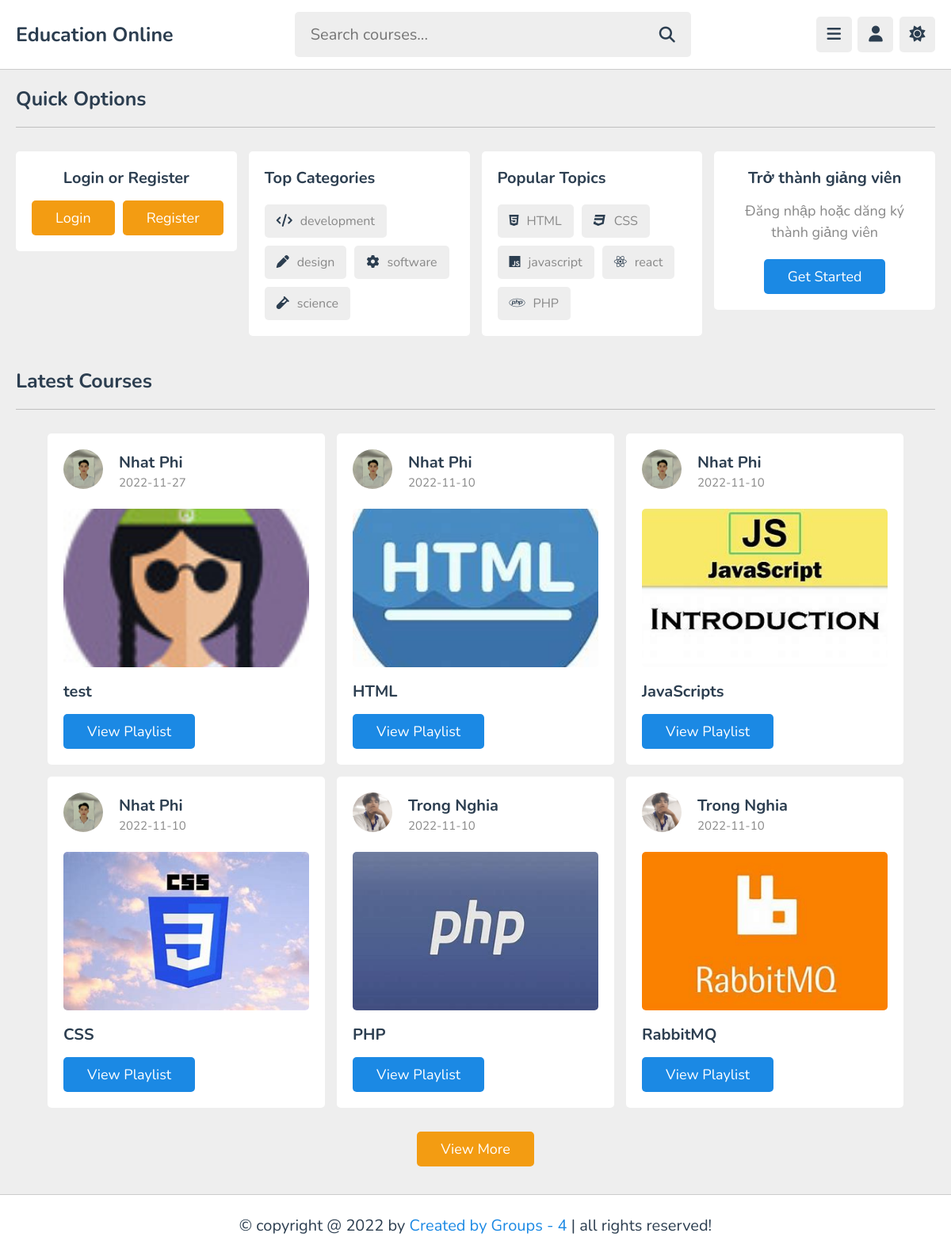
The app's page /home.php with its own data.
### tables this page shows
CREATE TABLE `playlist` (
  `id` varchar(20) NOT NULL,
  `tutor_id` varchar(20) NOT NULL,
  `title` varchar(100) NOT NULL,
  `description` varchar(1000) NOT NULL,
  `thumb` varchar(100) NOT NULL,
  `date` date NOT NULL DEFAULT current_timestamp(),
  `status` varchar(20) NOT NULL DEFAULT 'deactive'
);

CREATE TABLE `tutors` (
  `id` varchar(20) NOT NULL,
  `name` varchar(50) NOT NULL,
  `profession` varchar(50) NOT NULL,
  `email` varchar(50) NOT NULL,
  `password` varchar(50) NOT NULL,
  `image` varchar(100) NOT NULL
);

### home.php (the view, shortened to what this page needs)
<?php
include 'components/connect.php';
if(isset($_COOKIE['user_id'])){
   $user_id = $_COOKIE['user_id'];
}else{
   $user_id = '';
}
$select_likes = $conn->prepare("SELECT * FROM `likes` WHERE user_id = ?");
$select_likes->execute([$user_id]);
$total_likes = $select_likes->rowCount();
$select_comments = $conn->prepare("SELECT * FROM `comments` WHERE user_id = ?");
$select_comments->execute([$user_id]);
$total_comments = $select_comments->rowCount();
$select_bookmark = $conn->prepare("SELECT * FROM `bookmark` WHERE user_id = ?");
$select_bookmark->execute([$user_id]);
$total_bookmarked = $select_bookmark->rowCount();
?>
<!DOCTYPE html>
<html lang="en">
<head>
   <link rel="stylesheet" href="https://cdnjs.cloudflare.com/ajax/libs/font-awesome/6.2.0/css/all.min.css">
   <link rel="stylesheet" href="style.css">
</head>
<body>
<?php include 'components/user_header.php'; ?>
<section class="quick-select">
   <h1 class="heading">Quick Options</h1>
   <div class="box-container">
      <?php
         if($user_id != ''){
      ?>
      <div class="box">
         <h3 class="title">Likes and Comments</h3>
         <p>Total likes : <span><?= $total_likes; ?></span></p>
         <a href="likes.php" class="inline-btn">View likes</a>
         <p>Total comments : <span><?= $total_comments; ?></span></p>
         <a href="comments.php" class="inline-btn">View comments</a>
         <p>Saved playlist : <span><?= $total_bookmarked; ?></span></p>
         <a href="bookmark.php" class="inline-btn">View bookmark</a>
      </div>
      <?php
         }else{
      ?>
      <div class="box" style="text-align: center;">
         <h3 class="title">Login or Register</h3>
          <div class="flex-btn" style="padding-top: .5rem;">
            <a href="login.php" class="option-btn">Login</a>
            <a href="register.php" class="option-btn">Register</a>
         </div>
      </div>
      <?php
      }
      ?>
      <div class="box">
         <h3 class="title">Top Categories</h3>
         <div class="flex">
            <a href="search_course.php?"><i class="fas fa-code"></i><span>development</span></a>
            <a href="#"><i class="fas fa-pen"></i><span>design</span></a>
            <a href="#"><i class="fas fa-cog"></i><span>software</span></a>
            <a href="#"><i class="fas fa-vial"></i><span>science</span></a>
         </div>
      </div>
      <div class="box">
         <h3 class="title">Popular Topics</h3>
         <div class="flex">
            <a href="https://www.w3schools.com/html/default.asp"><i class="fab fa-html5"></i><span>HTML</span></a>
            <a href="https://www.w3schools.com/css/default.asp"><i class="fab fa-css3"></i><span>CSS</span></a>
            <a href="https://www.w3schools.com/js/default.asp"><i class="fab fa-js"></i><span>javascript</span></a>
            <a href="https://www.w3schools.com/react/default.asp"><i class="fab fa-react"></i><span>react</span></a>
            <a href="https://www.w3schools.com/php/default.asp"><i class="fab fa-php"></i><span>PHP</span></a>
         </div>
      </div>
      <div class="box tutor">
         <h3 class="title">Trở thành giảng viên</h3>
         <p>Đăng nhập hoặc dăng ký thành giảng viên</p>
         <a href="admin/register.php" class="inline-btn">Get Started</a>
      </div>
   </div>
</section>
<section class="courses">
   <h1 class="heading">Latest Courses</h1>
   <div class="box-container">
      <?php
         $select_courses = $conn->prepare("SELECT * FROM `playlist` WHERE status = ? ORDER BY date DESC LIMIT 6");
         $select_courses->execute(['active']);
         if($select_courses->rowCount() > 0){
            while($fetch_course = $select_courses->fetch(PDO::FETCH_ASSOC)){
               $course_id = $fetch_course['id'];
               $select_tutor = $conn->prepare("SELECT * FROM `tutors` WHERE id = ?");
               $select_tutor->execute([$fetch_course['tutor_id']]);
               $fetch_tutor = $select_tutor->fetch(PDO::FETCH_ASSOC);
      ?>
      <div class="box">
         <div class="tutor">
            <img src="uploaded_files/<?= $fetch_tutor['image']; ?>" alt="">
            <div>
               <h3><?= $fetch_tutor['name']; ?></h3>
               <span><?= $fetch_course['date']; ?></span>
            </div>
         </div>
         <img src="uploaded_files/<?= $fetch_course['thumb']; ?>" class="thumb" alt="">
         <h3 class="title"><?= $fetch_course['title']; ?></h3>
         <a href="playlist.php?get_id=<?= $course_id; ?>" class="inline-btn">View Playlist</a>
      </div>
      <?php
         }
      }else{
         echo '<p class="empty">no courses added yet!</p>';
      }
      ?>
   </div>
   <div class="more-btn">
      <a href="courses.php" class="inline-option-btn">View More</a>
   </div>
</section>
<?php include 'components/footer.php'; ?>
</body>
</html>

### style.css (style rules this page uses)
:root { --main-color: #1b89e4; --red: #e74c3c; --oragen: #f39c12; --white: #fff; --black: #2c3e50; --light-color: #888; --light-bg: #eee; --border: 0.1rem solid rgba(0, 0, 0, 0.2); }
* { font-family: "Nunito", sans-serif; margin: 0; padding: 0; box-sizing: border-box; outline: none; border: none; text-decoration: none; }
html { font-size: 62.5%; overflow-x: hidden; }
body { background-color: var(--light-bg); padding-left: 30rem; }
section { padding: 2rem; max-width: 1200px; margin: 0 auto; }
.btn, .option-btn, .delete-btn, .inline-btn, .inline-option-btn, .inline-delete-btn { border-radius: 0.5rem; padding: 1rem 3rem; font-size: 1.8rem; color: #fff; margin-top: 1rem; text-transform: capitalize; cursor: pointer; text-align: center; }
.btn, .option-btn, .delete-btn { display: block; width: 100%; }
.inline-btn, .inline-option-btn, .inline-delete-btn { display: inline-block; }
.btn, .inline-btn { background-color: var(--main-color); }
.option-btn, .inline-option-btn { background-color: var(--oragen); }
.flex-btn { display: flex; gap: 1rem; }
.heading { padding-bottom: 1.8rem; border-bottom: var(--border); font-size: 2.5rem; color: var(--black); text-transform: capitalize; margin-bottom: 3rem; }
.quick-select .box-container { display: grid; grid-template-columns: repeat(auto-fit, minmax(27.5rem, 1fr)); gap: 1.5rem; align-items: flex-start; justify-content: center; }
.quick-select .box-container .box { border-radius: 0.5rem; background-color: var(--white); padding: 2rem; }
.quick-select .box-container .box .title { font-size: 2rem; color: var(--black); }
.quick-select .box-container .box p { line-height: 1.5; padding-top: 1.5rem; color: var(--light-color); font-size: 1.8rem; }
.quick-select .box-container .tutor { text-align: center; }
.quick-select .box-container .tutor p { padding-bottom: 1rem; }
.quick-select .box-container .box .flex { display: flex; flex-wrap: wrap; gap: 1rem; padding-top: 2rem; }
.quick-select .box-container .box .flex a { padding: 1rem 1.5rem; border-radius: 0.5rem; font-size: 1.6rem; background-color: var(--light-bg); }
.quick-select .box-container .box .flex a i { margin-right: 1rem; color: var(--black); }
.quick-select .box-container .box .flex a span { color: var(--light-color); }
.courses .box-container { display: grid; grid-template-columns: repeat(auto-fit, 35rem); gap: 1.5rem; align-items: flex-start; justify-content: center; }
.courses .box-container .box { border-radius: 0.5rem; background-color: var(--white); padding: 2rem; }
.courses .box-container .box .tutor { margin-bottom: 2rem; display: flex; align-items: center; gap: 2rem; }
.courses .box-container .box .tutor img { width: 5rem; height: 5rem; border-radius: 50%; object-fit: cover; margin-bottom: 0.5rem; }
.courses .box-container .box .tutor h3 { font-size: 2rem; color: var(--black); margin-bottom: 0.2rem; }
.courses .box-container .box .tutor span { font-size: 1.5rem; color: var(--light-color); }
.courses .box-container .box .thumb { width: 100%; border-radius: 0.5rem; height: 20rem; object-fit: cover; margin-bottom: 0.3rem; }
.courses .box-container .box .title { font-size: 2rem; color: var(--black); margin-top: 0.5rem; padding: 0.5rem 0; }
.courses .more-btn { margin-top: 2rem; text-align: center; }
@media (max-width: 1200px) { body { padding-left: 0; } }

### records on screen
playlist: tutors.image (picture), tutors.name "Nhat Phi", date "2022-11-27", thumb (picture), title "test"
playlist: tutors.image (picture), tutors.name "Nhat Phi", date "2022-11-10", thumb (picture), title "HTML"
playlist: tutors.image (picture), tutors.name "Nhat Phi", date "2022-11-10", thumb (picture), title "JavaScripts"
playlist: tutors.image (picture), tutors.name "Nhat Phi", date "2022-11-10", thumb (picture), title "CSS"
playlist: tutors.image (picture), tutors.name "Trong Nghia", date "2022-11-10", thumb (picture), title "PHP"
playlist: tutors.image (picture), tutors.name "Trong Nghia", date "2022-11-10", thumb (picture), title "RabbitMQ"
